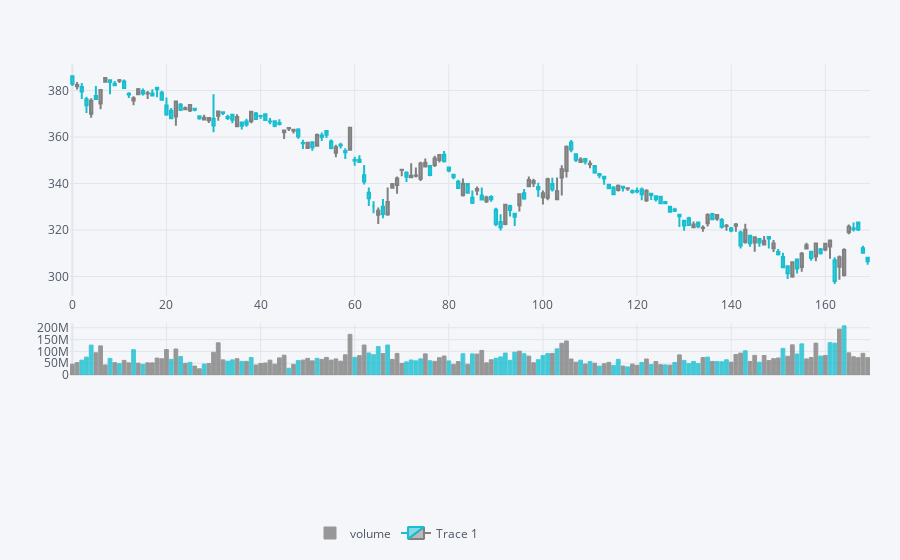

Notebook source saved alongside this figure:
### Code cell
def plot(df):
    qf = cf.QuantFig(data,legend='bottom')
    qf.add_volume()
#     qf.add_rsi()
#     qf.add_adx()
    qf.iplot()
plot(data)

### Figure 1 — Plotly figure (JSON) as saved in the notebook; plotly's stock layout.template omitted (floating-point values rounded to 4 significant figures; data arrays with more than 128 entries replaced by an {"elided": "..."} marker saying what was removed)
{"data": [{"marker": {"color": {"elided": "170 str values"}, "line": {"color": {"elided": "170 str values"}, "width": 1}}, "name": "volume", "opacity": 0.8, "orientation": "v", "text": "", "type": "bar", "x": {"elided": "170 int values"}, "y": {"elided": "170 int values"}, "yaxis": "y3"}, {"close": {"elided": "170 float values"}, "decreasing": {"line": {"color": "#808080"}}, "high": {"elided": "170 float values"}, "increasing": {"line": {"color": "#17BECF"}}, "low": {"elided": "170 float values"}, "name": "Trace 1", "open": {"elided": "170 float values"}, "showlegend": true, "type": "candlestick", "x": {"elided": "170 int values"}, "yaxis": "y2"}], "layout": {"legend": {"bgcolor": "#F5F6F9", "font": {"color": "#4D5663"}, "orientation": "h", "x": 0.3, "y": -0.5, "yanchor": "bottom"}, "margin": {"b": 30, "l": 30, "r": 30, "t": 30}, "paper_bgcolor": "#F5F6F9", "plot_bgcolor": "#F5F6F9", "showlegend": true, "title": {"font": {"color": "#4D5663"}}, "xaxis": {"anchor": "y2", "gridcolor": "#E1E5ED", "rangeselector": {"bgcolor": "rgba(150, 200, 250, 1)", "buttons": [{"count": 1, "label": "1m", "step": "month", "stepmode": "backward"}, {"count": 1, "label": "1y", "step": "year", "stepmode": "backward"}], "font": {"size": 13}, "visible": false, "x": 0, "y": 0.9}, "rangeslider": {"visible": false}, "showgrid": true, "tickfont": {"color": "#4D5663"}, "title": {"font": {"color": "#4D5663"}, "text": ""}, "zerolinecolor": "#E1E5ED"}, "yaxis": {"gridcolor": "#E1E5ED", "showgrid": true, "showticklabels": false, "tickfont": {"color": "#4D5663"}, "title": {"font": {"color": "#4D5663"}, "text": ""}, "zerolinecolor": "#E1E5ED"}, "yaxis2": {"domain": [0.23, 0.9], "gridcolor": "#E1E5ED", "showgrid": true, "tickfont": {"color": "#4D5663"}, "title": {"font": {"color": "#4D5663"}, "text": ""}, "zerolinecolor": "#E1E5ED"}, "yaxis3": {"domain": [0, 0.15], "gridcolor": "#E1E5ED", "showgrid": true, "tickfont": {"color": "#4D5663"}, "title": {"font": {"color": "#4D5663"}, "text": ""}, "zerolinecolor": "#E1E5ED"}}}
